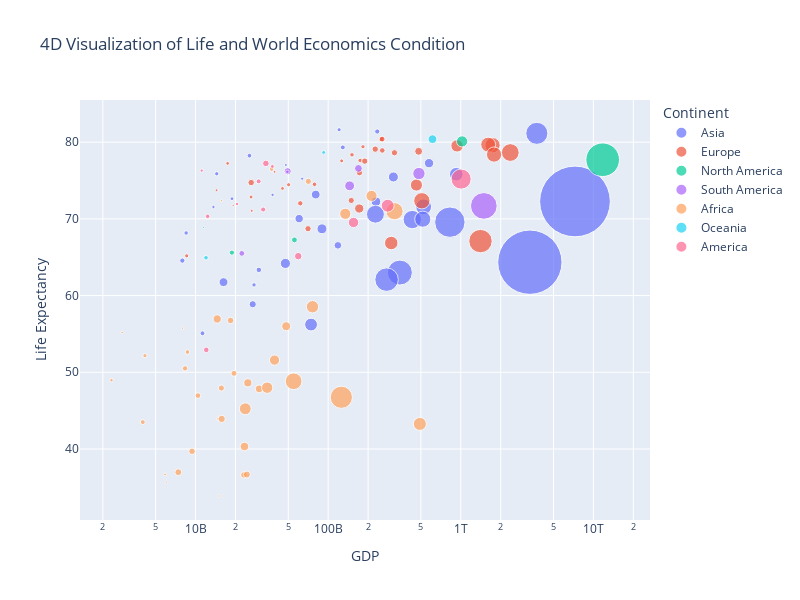

This figure's notebook cell:
### Markdown cell above
# Visualization

### Code cell
to_bubble = df[["Country","Life Expectancy", "GDP", "Population", "Continent"]]
to_bubble.dropna(inplace = True)

df = px.data.gapminder()

fig = px.scatter(to_bubble, x="GDP", y="Life Expectancy",
                 size="Population", color="Continent",
                 hover_name="Country", log_x=True, size_max=50,
                 width=800, height=600,
                title="4D Visualization of Life and World Economics Condition")
fig.show()

### Figure 1 — Plotly figure (JSON) as saved in the notebook; plotly's stock layout.template omitted (floating-point values rounded to 4 significant figures)
{"data": [{"hovertemplate": "<b>%{hovertext}</b><br><br>Continent=Asia<br>GDP=%{x}<br>Life Expectancy=%{y}<br>Population=%{marker.size}<extra></extra>", "hovertext": ["Japan", "Saudi Arabia", "China", "Korea South", "Taiwan", "Hong Kong", "Kuwait", "Malaysia", "Singapore", "Indonesia", "Thailand", "United Arab Emirates", "India", "Philippines", "Oman", "Iran", "Pakistan", "Syria", "Uzbekistan", "Yemen", "Bangladesh", "Israel", "Jordan", "Turkmenistan", "Kazakhstan", "Tajikistan", "Laos", "Kyrgyzstan", "Burma", "Armenia", "Cambodia", "Iraq", "Sri Lanka", "Georgia", "Vietnam", "Lebanon", "Azerbaijan"], "legendgroup": "Asia", "marker": {"color": "#636efa", "size": [127417244, 26417599, 1306313812, 48422644, 22894384, 6898686, 2335648, 23953136, 4425720, 241973879, 65444371, 2563212, 1080264388, 87857473, 3001583, 68017860, 162419946, 18448752, 26851195, 20727063, 144319628, 6276883, 5759732, 4952081, 15185844, 7163506, 6217141, 5146281, 42909464, 2982904, 13607069, 26074906, 20064776, 4677401, 83535576, 3826018, 7911974], "sizemode": "area", "sizeref": 522500.0, "symbol": "circle"}, "mode": "markers", "name": "Asia", "orientation": "v", "showlegend": true, "type": "scatter", "x": [3745000000000, 310200000000, 7262000000000, 925100000000, 576200000000, 234500000000, 48000000000, 229300000000, 120900000000, 827400000000, 524800000000, 63670000000, 3319000000000, 430600000000, 38090000000, 516700000000, 347300000000, 60440000000, 47590000000, 16250000000, 275700000000, 129000000000, 25500000000, 27600000000, 118400000000, 7950000000, 11280000000, 8495000000, 74300000000, 13650000000, 26990000000, 89800000000, 80580000000, 14450000000, 227200000000, 18830000000, 30010000000], "xaxis": "x", "y": [81.15, 75.46, 72.27, 75.82, 77.26, 81.39, 77.03, 72.24, 81.62, 69.57, 71.57, 75.24, 64.35, 69.91, 73.13, 69.96, 63, 70.03, 64.19, 61.75, 62.08, 79.32, 78.24, 61.39, 66.55, 64.56, 55.08, 68.16, 56.22, 71.55, 58.87, 68.7, 73.17, 75.88, 70.61, 72.63, 63.35], "yaxis": "y"}, {"hovertemplate": "<b>%{hovertext}</b><br><br>Continent=Europe<br>GDP=%{x}<br>Life Expectancy=%{y}<br>Population=%{marker.size}<extra></extra>", "hovertext": ["Germany", "Russia", "Switzerland", "Norway", "Sweden", "Netherlands", "Belgium", "Finland", "Denmark", "Ukraine", "Bulgaria", "Slovenia", "Moldova", "France", "Macedonia", "Albania", "Belarus", "Estonia", "Latvia", "Slovakia", "Lithuania", "Croatia", "Bosnia and Herzegovina", "Ireland", "Serbia and Montenegro", "Austria", "Romania", "Poland", "Czech Republic", "Hungary", "Greece", "Portugal", "Turkey", "Italy", "Spain", "United Kingdom"], "legendgroup": "Europe", "marker": {"color": "#EF553B", "size": [82431390, 143420309, 7489370, 4593041, 9001774, 16407491, 10364388, 5223442, 5432335, 47425336, 7450349, 2011070, 4455421, 60656178, 2045262, 3563112, 10300483, 1332893, 2290237, 5431363, 3596617, 4495904, 4025476, 4015676, 10829175, 8184691, 22329977, 38635144, 10241138, 10006835, 10668354, 10566212, 69660559, 58103033, 40341462, 60441457], "sizemode": "area", "sizeref": 522500.0, "symbol": "circle"}, "mode": "markers", "name": "Europe", "orientation": "v", "showlegend": true, "type": "scatter", "x": [2362000000000, 1408000000000, 251900000000, 183000000000, 255400000000, 481100000000, 316200000000, 151200000000, 174400000000, 299100000000, 61630000000, 39410000000, 8581000000, 1737000000000, 14400000000, 17460000000, 70500000000, 19230000000, 26530000000, 78890000000, 45230000000, 50330000000, 26210000000, 126400000000, 26270000000, 255900000000, 171500000000, 463000000000, 172200000000, 149300000000, 226400000000, 188700000000, 508700000000, 1609000000000, 937600000000, 1782000000000], "xaxis": "x", "y": [78.65, 67.1, 80.39, 79.4, 80.4, 78.81, 78.62, 78.35, 77.62, 66.85, 72.03, 76.14, 65.18, 79.6, 73.73, 77.24, 68.72, 71.77, 71.05, 74.5, 73.97, 74.45, 72.85, 77.56, 74.73, 78.92, 71.35, 74.41, 76.02, 72.4, 79.09, 77.53, 72.36, 79.68, 79.52, 78.38], "yaxis": "y"}, {"hovertemplate": "<b>%{hovertext}</b><br><br>Continent=North America<br>GDP=%{x}<br>Life Expectancy=%{y}<br>Population=%{marker.size}<extra></extra>", "hovertext": ["Canada", "Trinidad and Tobago", "Dominican Republic", "Honduras", "United States"], "legendgroup": "North America", "marker": {"color": "#00cc96", "size": [32805041, 1088644, 8950034, 6975204, 295734134], "sizemode": "area", "sizeref": 522500.0, "symbol": "circle"}, "mode": "markers", "name": "North America", "orientation": "v", "showlegend": true, "type": "scatter", "x": [1023000000000, 11480000000, 55680000000, 18790000000, 11750000000000], "xaxis": "x", "y": [80.1, 68.91, 67.26, 65.6, 77.71], "yaxis": "y"}, {"hovertemplate": "<b>%{hovertext}</b><br><br>Continent=South America<br>GDP=%{x}<br>Life Expectancy=%{y}<br>Population=%{marker.size}<extra></extra>", "hovertext": ["Venezuela", "Brazil", "Argentina", "Chile", "Bolivia", "Ecuador", "Uruguay"], "legendgroup": "South America", "marker": {"color": "#ab63fa", "size": [25375281, 186112794, 39537943, 15980912, 8857870, 13363593, 3415920], "sizemode": "area", "sizeref": 522500.0, "symbol": "circle"}, "mode": "markers", "name": "South America", "orientation": "v", "showlegend": true, "type": "scatter", "x": [145200000000, 1492000000000, 483500000000, 169100000000, 22330000000, 49510000000, 49270000000], "xaxis": "x", "y": [74.31, 71.69, 75.91, 76.58, 65.5, 76.21, 76.13], "yaxis": "y"}, {"hovertemplate": "<b>%{hovertext}</b><br><br>Continent=Africa<br>GDP=%{x}<br>Life Expectancy=%{y}<br>Population=%{marker.size}<extra></extra>", "hovertext": ["Algeria", "Libya", "Nigeria", "Egypt", "Morocco", "Botswana", "Chad", "Mauritius", "Congo Republic of the", "Namibia", "Gabon", "Ghana", "Tunisia", "Gambia The", "Angola", "Malawi", "Burundi", "Swaziland", "Mozambique", "Lesotho", "Togo", "Eritrea", "Cameroon", "Benin", "Zambia", "Rwanda", "Zimbabwe", "Madagascar", "Guinea", "Tanzania", "Cote d'Ivoire", "Kenya", "Ethiopia", "Burkina Faso", "Senegal", "Uganda", "Sudan", "South Africa"], "legendgroup": "Africa", "marker": {"color": "#FFA15A", "size": [32531853, 5765563, 128771988, 77505756, 32725847, 1640115, 9826419, 1230602, 3039126, 2030692, 1389201, 21029853, 10074951, 1593256, 11190786, 12158924, 6370609, 1173900, 19406703, 1867035, 5681519, 4561599, 16380005, 7460025, 11261795, 8440820, 12746990, 18040341, 9467866, 36766356, 17298040, 33829590, 73053286, 13925313, 11126832, 27269482, 40187486, 44344136], "sizemode": "area", "sizeref": 522500.0, "symbol": "circle"}, "mode": "markers", "name": "Africa", "orientation": "v", "showlegend": true, "type": "scatter", "x": [212300000000, 37480000000, 125700000000, 316300000000, 134600000000, 15050000000, 15660000000, 15680000000, 2324000000, 14760000000, 7966000000, 48270000000, 70880000000, 2799000000, 23170000000, 7410000000, 4001000000, 6018000000, 23380000000, 5892000000, 8684000000, 4154000000, 30170000000, 8338000000, 9409000000, 10430000000, 24370000000, 14560000000, 19500000000, 23710000000, 24780000000, 34680000000, 54890000000, 15740000000, 18360000000, 39390000000, 76190000000, 491400000000], "xaxis": "x", "y": [73, 76.5, 46.74, 71, 70.66, 33.87, 47.94, 72.38, 48.97, 43.93, 55.75, 56, 74.89, 55.2, 36.61, 36.97, 43.5, 35.65, 40.32, 36.68, 52.64, 52.16, 47.84, 50.51, 39.7, 46.96, 36.67, 56.95, 49.86, 45.24, 48.62, 47.99, 48.83, 43.92, 56.75, 51.59, 58.54, 43.27], "yaxis": "y"}, {"hovertemplate": "<b>%{hovertext}</b><br><br>Continent=Oceania<br>GDP=%{x}<br>Life Expectancy=%{y}<br>Population=%{marker.size}<extra></extra>", "hovertext": ["Papua New Guinea", "New Zealand", "Australia"], "legendgroup": "Oceania", "marker": {"color": "#19d3f3", "size": [5545268, 4035461, 20090437], "sizemode": "area", "sizeref": 522500.0, "symbol": "circle"}, "mode": "markers", "name": "Oceania", "orientation": "v", "showlegend": true, "type": "scatter", "x": [11990000000, 92510000000, 611700000000], "xaxis": "x", "y": [64.93, 78.66, 80.39], "yaxis": "y"}, {"hovertemplate": "<b>%{hovertext}</b><br><br>Continent=America<br>GDP=%{x}<br>Life Expectancy=%{y}<br>Population=%{marker.size}<extra></extra>", "hovertext": ["Haiti", "Peru", "Paraguay", "Cuba", "Panama", "Jamaica", "Nicaragua", "El Salvador", "Costa Rica", "Guatemala", "Colombia", "Mexico"], "legendgroup": "America", "marker": {"color": "#FF6692", "size": [8121622, 27925628, 6347884, 11346670, 3039150, 2731832, 5465100, 6704932, 4016173, 14655189, 42954279, 106202903], "sizemode": "area", "sizeref": 522500.0, "symbol": "circle"}, "mode": "markers", "name": "America", "orientation": "v", "showlegend": true, "type": "scatter", "x": [12050000000, 155300000000, 29930000000, 33920000000, 20570000000, 11130000000, 12340000000, 32350000000, 37970000000, 59470000000, 281100000000, 1006000000000], "xaxis": "x", "y": [52.92, 69.53, 74.89, 77.23, 71.94, 76.29, 70.33, 71.22, 76.84, 65.14, 71.72, 75.19], "yaxis": "y"}], "layout": {"height": 600, "legend": {"itemsizing": "constant", "title": {"text": "Continent"}, "tracegroupgap": 0}, "title": {"text": "4D Visualization of Life and World Economics Condition"}, "width": 800, "xaxis": {"anchor": "y", "domain": [0, 1], "title": {"text": "GDP"}, "type": "log"}, "yaxis": {"anchor": "x", "domain": [0, 1], "title": {"text": "Life Expectancy"}}}}
